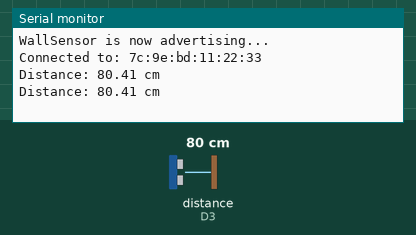
A sketch run on a simulated Arduino Nano 33 IoT. Parts: the last lines printed to the serial monitor. Wiring (inferred from the names in the program): ultrasonic range finder: trigger D2; echo D3. The inputs (shaded band) are chosen by the test bench; at power-on: distance to the obstacle (sensor on D3) 80 cm. The echo pulse lasts 58.3 µs per cm; nothing arrives over Bluetooth unless stated; a phone connects over Bluetooth LE 3 s after start.

Above: at 4.8 s.
4.9 s: distance to the obstacle (sensor on D3) set to 2 cm
At 5.8 s:
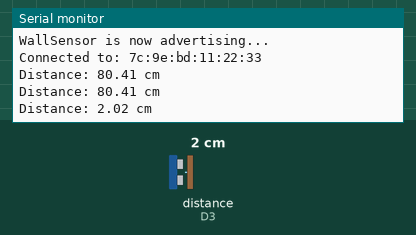
6.5 s: distance to the obstacle (sensor on D3) set to 4 cm
At 7.5 s:
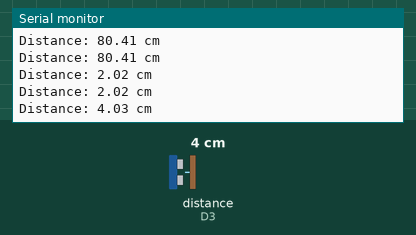
Timing chart, 0 to 9.5 s (numbered marks = the images above; inputs shaded):
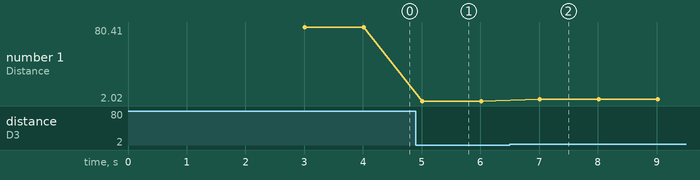

The sketch:

Task.ino
```cpp
#include <ArduinoBLE.h>

const int trigPin = 2;
const int echoPin = 3;

BLEService distanceService("180C");                // BLE service
BLEFloatCharacteristic distanceChar("2A6E", BLERead | BLENotify); // BLE characteristic for distance

void setup() {
  Serial.begin(9600);
  while (!Serial);

  pinMode(trigPin, OUTPUT);
  pinMode(echoPin, INPUT);

  if (!BLE.begin()) {
    Serial.println("BLE start failed!");
    while (1);
  }

  BLE.setLocalName("WallSensor");
  BLE.setAdvertisedService(distanceService);
  distanceService.addCharacteristic(distanceChar);
  BLE.addService(distanceService);

  distanceChar.writeValue(0.0);
  BLE.advertise();

  Serial.println("WallSensor is now advertising...");
}

float getDistanceCM() {
  digitalWrite(trigPin, LOW);
  delayMicroseconds(2);
  digitalWrite(trigPin, HIGH);
  delayMicroseconds(10);
  digitalWrite(trigPin, LOW);

  long duration = pulseIn(echoPin, HIGH, 30000); // timeout ~5m
  if (duration == 0) return -1;                  // out of range
  return duration / 58.0;                        // convert to cm
}

void loop() {
  BLEDevice central = BLE.central();

  if (central) {
    Serial.print("Connected to: ");
    Serial.println(central.address());

    while (central.connected()) {
      float distance = getDistanceCM();
      if (distance <= 0) distance = 0.0;  // always send numeric value
      distanceChar.writeValue(distance);

      Serial.print("Distance: ");
      Serial.print(distance);
      Serial.println(" cm");

      delay(1000);  // 1 second interval
    }

    Serial.println("Disconnected. Advertising again...");
    BLE.advertise();
  }
}
```

Measured:
- after the input at 4.9 s, the serial monitor: prints a new line after 0.11 s (image 1)
- after the input at 6.5 s, the serial monitor: prints a new line after 0.51 s (image 2)
- plotted number 1: 80.41 → 2.02 after the input at 4.9 s, 2.02 → 4.03 after the input at 6.5 s
